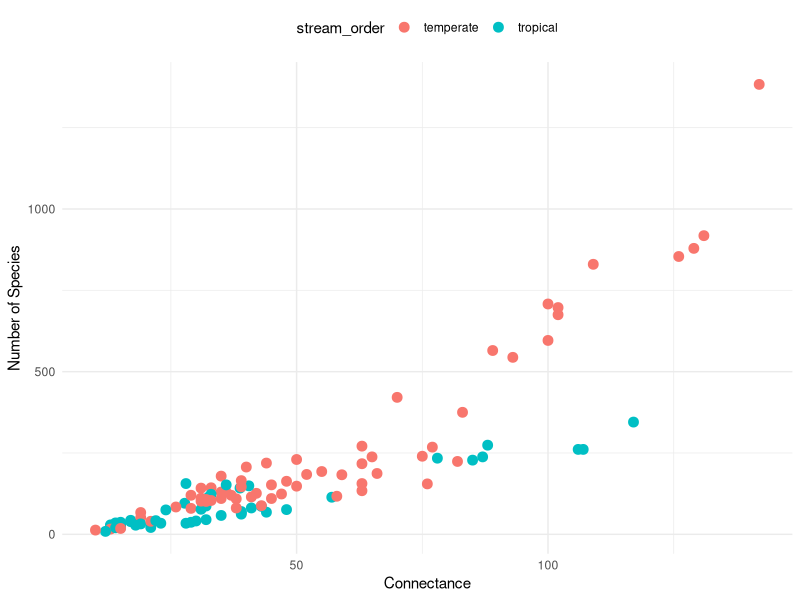
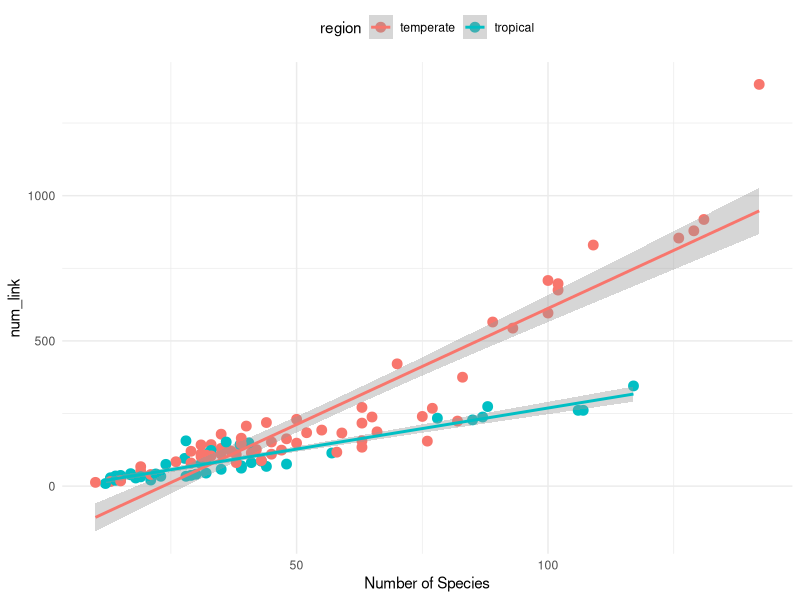
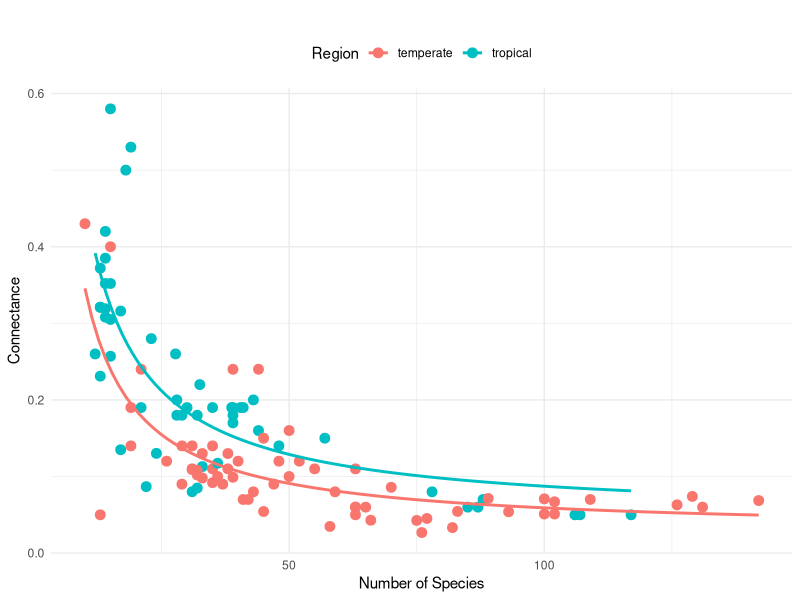
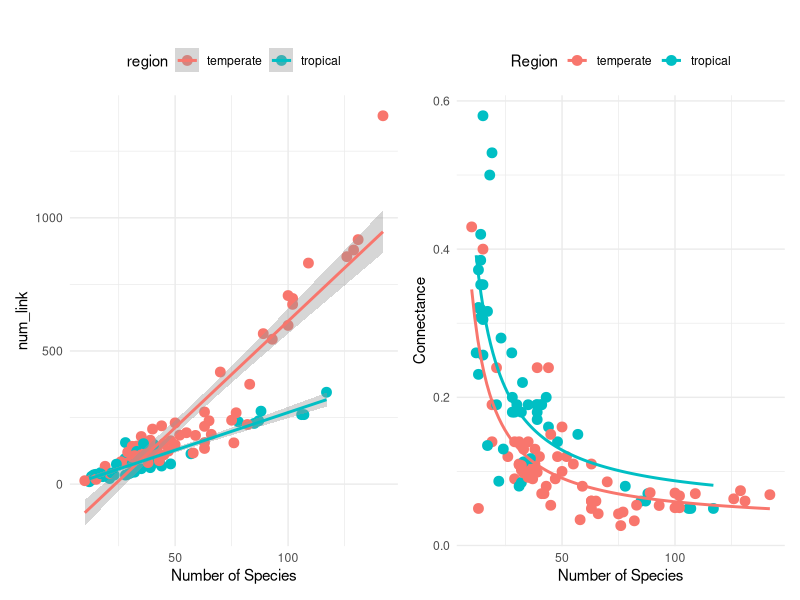

Reproduce these figures in R, in order.




# --------------------------------------------------------
# Honor Thesis Reilly Connelly
# Date: Sat Oct 26 2024 15:49:27
# Pablo E. Gutierrez-Fonseca
# pabloe.gutierrezfonseca@gmail.com
# --------------------------------------------------------




library(readxl)
library(dplyr)
library(ggplot2)
library(patchwork)

data<- read_xlsx('data.xlsx')
head(data,20)

mod1 <- lm(num_link~num_spec, data=data)
summary(mod1)
shapiro.test(residuals(mod1))


mod2 <- lm(num_spec~connect, data=data)
summary(mod2)
shapiro.test(residuals(mod2))


# Create the plot# Create tdatahe plot
ggplot(data, aes(x = num_spec, y = num_link, 
                 color = region)) +
  geom_point(size = 3) +  
  labs(
    x = "Connectance",
    y = "Number of Species",
    color = "stream_order"
  ) +
  theme_minimal() +
  theme(legend.position = "top") 



# Create the plot with linear models for both regions on the same plot
a <- ggplot(data, aes(x = num_spec, y = num_link, 
                      color = region)) +
  geom_point(size = 3) +  # Points colored by region
  geom_smooth(method = "lm", se = T) +  # Add separate linear models for each region
  labs(
    x = "Number of Species",
    y = "num_link",
    color = "region"
  ) +
  theme_minimal() +
  theme(legend.position = "top")  # Move the legend to the top
a


# Species richness–connectance relationship -------------------------------
# Create the plot with linear models for both regions on the same plot
# Fit an inverse model for each region
  model_results <- data %>%
  group_by(region) %>%
  do(model = nls(num_spec ~ a / connect + b, data = ., start = list(a = 1, b = 1)))

# Generate predicted values for plotting
predicted_data <- data %>%
  group_by(region) %>%
  do({
    model <- nls(connect ~ a / num_spec + b, data = ., start = list(a = 1, b = 0))
    data.frame(num_spec = seq(min(.$num_spec), max(.$num_spec), length.out = 100),
               connect = predict(model, newdata = data.frame(num_spec = seq(min(.$num_spec), max(.$num_spec), length.out = 100))),
               region = unique(.$region))
  })

# Plot the data and fitted curves
b <- ggplot(data, aes(x = num_spec, y = connect, color = region)) +
  geom_point(size = 3) +  # Data points
  geom_line(data = predicted_data, aes(x = num_spec, y = connect, color = region), size = 1) +  # Fitted inverse lines
  labs(
    x = "Number of Species",
    y = "Connectance",
    color = "Region",
    title = ""
  ) +
  theme_minimal() +
  theme(legend.position = "top")



b
a + b
